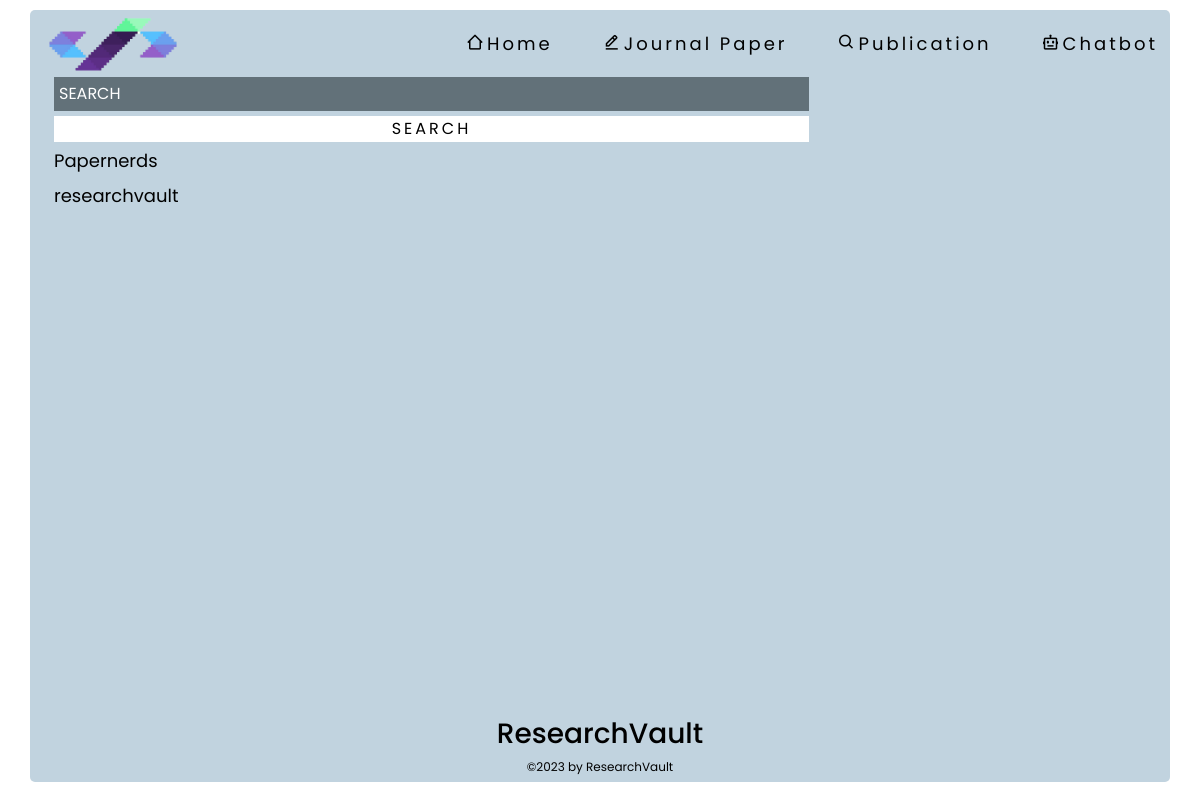
Before: /research with the older database file.
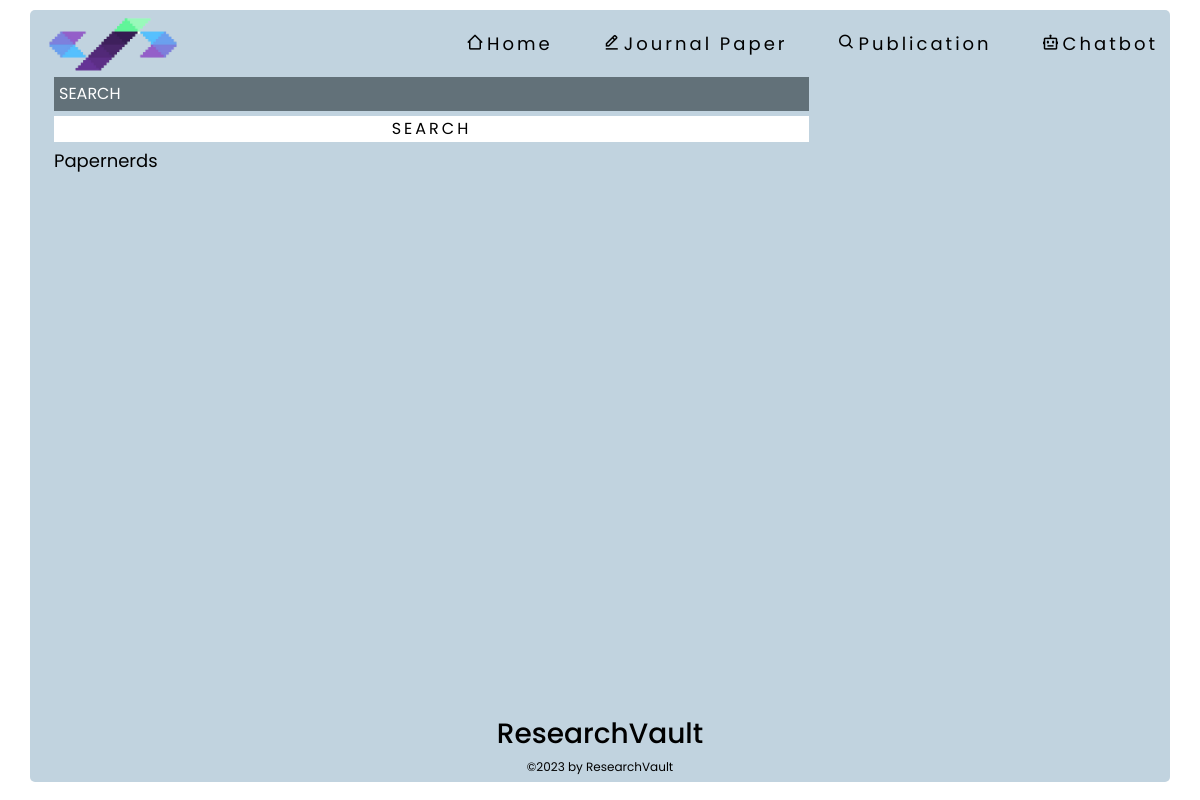
After: the same page with the newer database file.
### tables this page shows
CREATE TABLE "working" (
	"id"	INTEGER NOT NULL,
	"title"	TEXT NOT NULL,
	"file_path"	TEXT NOT NULL,
	"IMRAD"	TEXT,
	"abstract"	REAL,
	PRIMARY KEY("id" AUTOINCREMENT)
);

### app.py (the view)
@app.route("/research")
def research():
    try:
        db_conn = DBConnection('database.db')
        search_query = request.args.get('search', '')
        items = db_conn.fetch_research_publications(search_query)
        db_conn.close_connection()
        return render_template('research.html', items=items, search_query=search_query)
    except Exception as e:
        print("Error browsing publications:", e)
        return render_template('404.html')

### db_connection.py (called while the page is built)
    def get_db(self):
        db = getattr(g, '_database', None)
        if db is None:
            db = g._database = sqlite3.connect(self.DB)
        return db

    def close_connection(self):
        db = getattr(g, '_database', None)
        if db is not None:
            db.close()

    def fetch_research_publications(self, search_query):
        try:
            conn = self.get_db()
            cursor = conn.cursor()
            query = "SELECT id, title FROM working"
            cursor.execute(query)
            items = [{'id': row[0], 'title': row[1]} for row in cursor.fetchall()]
            if search_query:
                search_query = search_query.lower()
                items = [item for item in items if search_query in item['title'].lower()]
            return items
        except Exception as e:
            print("Error fetching publications:", e)
            return []

### templates/research.html (shortened to what this page needs)
<!DOCTYPE html>
<html lang="en">
<head>
    <link rel="stylesheet" type="text/css" href="{{ url_for('static', filename='css/research.css') }}">
    <link href='https://unpkg.com/boxicons@2.1.4/css/boxicons.min.css' rel='stylesheet'>
    <link href="https://cdn.jsdelivr.net/npm/bootstrap@5.3.0/dist/css/bootstrap.min.css" rel="stylesheet">
</head>
<body>
    <div class="browse-container container">
        <div class="browse-navbar d-flex justify-content-between align-items-center">
            <img src="static/pics/logo.png" class="img-fluid">
            <div class="browse-right">
                <a href="/" id="home-edit"><i class='bx bx-home-alt-2'></i>Home</a>
                <a href="/research" id="edit-browse"><i class='bx bx-edit-alt'></i>Journal Paper</a>
                <a href="/browse" id="browse-browse"><i class='bx bx-search' ></i>Publication</a>
                <a href="/chatbot" id="chatbot-browse"><i class='bx bx-bot'></i></i>Chatbot</a>
            </div>
        </div>
            <div class="browse-content d-flex flex-column flex-grow-1">
                <div class="search-results d-flex flex-column">
                    <div class="container-fluid">
                        <div class="row">
                              <div class="col-md-10">
                                <div class="col-md-10">
                                    <div class="browse-result d-flex flex-column">
                                        <input type="search" id="search-input" placeholder="SEARCH" value="{{ search_query }}">
                                        <button type="submit" id="search-button">SEARCH</button>
                                        {% for item in items %}
                                        <a class="browse-item" href="{{ url_for('DV', item_id=item.id) }}" data-subjectArea="{{ item.subjectArea }}">
                                            {{ item.title }}
                                        </a>
                                        {% endfor %}
                                    </div>
                                </div>
                            </div>
                            </div>
                            </div>
                            </div>
                            <footer class="text-center">
                                <h3>ResearchVault</h3>
                                <p>©2023 by ResearchVault</p>
                            </footer>
                            </div>
                            </div>
</body>
</html>

Changed rows visible on the page:
removed working: title "researchvault"
